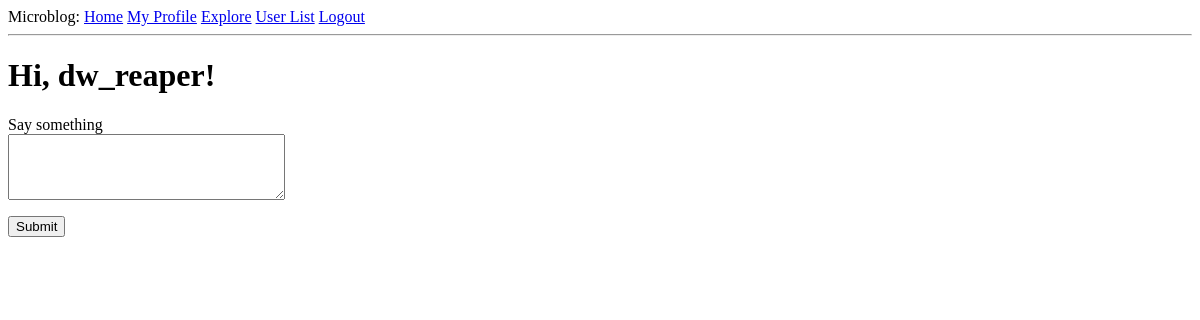
Before: /index (signed in) with the older database file.
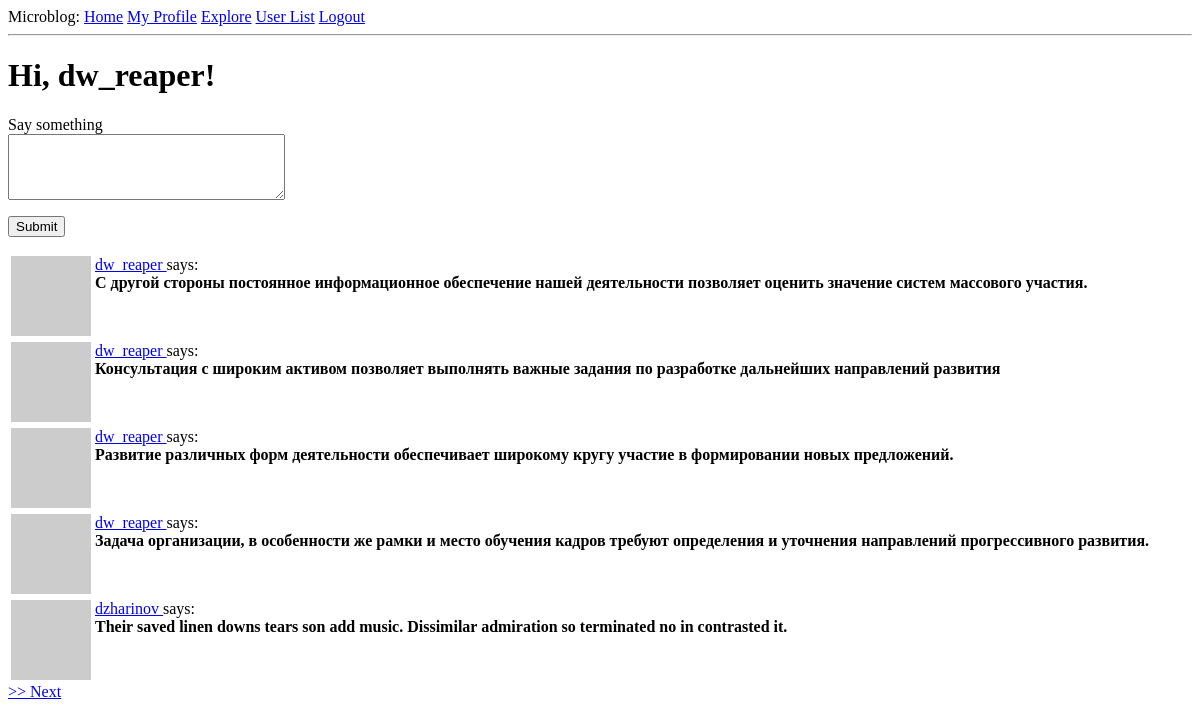
After: the same page with the newer database file.
### app/models.py (models this page shows, shortened)
class User(UserMixin, db.Model):
    id = db.Column(db.Integer, primary_key=True)
    username = db.Column(db.String(64), index=True, unique=True)
    email = db.Column(db.String(120), index=True, unique=True)
    password_hash = db.Column(db.String(128))
    posts = db.relationship('Post', backref='author', lazy='dynamic')
    about_me = db.Column(db.String(140))
    last_seen = db.Column(db.DateTime, default=datetime.utcnow)
    followed = db.relationship(
        'User', secondary=followers,
        primaryjoin=(followers.c.follower_id == id),
        secondaryjoin=(followers.c.followed_id == id),
        backref=db.backref('followers', lazy='dynamic'), lazy='dynamic'
    )
    def avatar(self, size):
        digest = md5(self.email.lower().encode('utf-8')).hexdigest()
        return 'https://www.gravatar.com/avatar/{}?d=identicon&s={}'.format(digest, size)
    def followed_posts(self):
        followed = Post.query.join(
            followers, (followers.c.followed_id == Post.user_id)).filter(
                followers.c.follower_id == self.id)
        own = Post.query.filter_by(user_id=self.id)
        return followed.union(own).order_by(Post.timestamp.desc())

class Post(db.Model):
    id = db.Column(db.Integer, primary_key=True)
    body = db.Column(db.String(140))
    timestamp = db.Column(db.DateTime, index=True, default=datetime.utcnow)
    user_id = db.Column(db.Integer, db.ForeignKey('user.id'))

### app/routes.py (the view)
@flask_app.route('/', methods=['GET', 'POST'])
@flask_app.route('/index', methods=['GET', 'POST'])
@login_required
def index():
    title = 'Home Page'
    form = PostForm()
    if form.validate_on_submit():
        post = Post(body=form.post.data, author=current_user)
        db.session.add(post)
        db.session.commit()
        flash('New post was successfully added!')
        return redirect(url_for('index'))
    page = request.args.get('page', 1, type=int)
    posts = current_user.followed_posts().paginate(page, flask_app.config['POSTS_PER_PAGE'], False)
    next_url = url_for('index', page=posts.next_num) \
        if posts.has_next else None
    prev_url = url_for('index', page=posts.prev_num) \
        if posts.has_prev else None
    return render_template('index.html', title=title, form=form, posts=posts.items, next_url=next_url, prev_url=prev_url)

### app/forms.py
class PostForm(FlaskForm):
    post = TextAreaField('Say something', validators=[DataRequired(), Length(min=1, max=140)])
    submit = SubmitField("Submit")

### app/models.py (called while the page is built)
@login.user_loader
def load_user(id):
    return User.query.get(int(id))

### app/routes.py (called while the page is built)
@flask_app.before_request
def before_request():
    if current_user.is_authenticated:
        current_user.last_seen = datetime.utcnow()
        db.session.commit()

### app/templates/index.html (shortened to what this page needs)
{% extends "base.html" %}
{% block content %}
    <h1>Hi, {{ current_user.username }}!</h1>
    {% if form %}
    <form action="" method="post">
        <p>
            {{ form.post.label }}<br>
            {{ form.post(cols=32, rows=4) }}<br>
        </p>
        <p>{{ form.submit() }}</p>
    </form>
    {% endif %}
    {% for post in posts %}
        {% include '_post.html' %}
    {% endfor %}
    {% if next_url %}<a href="{{ next_url }}">>> Next</a>{% endif %}
{% endblock %}

### app/templates/base.html (shortened to what this page needs)
<html>
    <head>
    </head>
    <body>
            Microblog: <a href="{{ url_for('index') }}">Home</a>
        {% if current_user.is_anonymous %}
            <a href="{{ url_for('login') }}">Login</a>
            <a href="{{ url_for('register') }}">Register</a>
        {% else %}
            <a href="{{ url_for('user', username=current_user.username) }}">My Profile</a>
            <a href="{{ url_for('explore') }}">Explore</a>
            <a href="{{ url_for('user_list') }}">User List</a>
            <a href="{{ url_for('logout') }}">Logout</a>
        {% endif %}
        <hr>
        {% block content %}{% endblock %}
    </body>
</html>

### app/templates/_post.html
<table>
    <tr valign="top">
        <td><img src="{{ post.author.avatar(36) }}"></td>
        <td>
            <a href="{{ url_for('user', username=post.author.username) }}">
                {{ post.author.username }}
            </a> says:<br><b>{{ post.body }}</b>
        </td>
    </tr>
</table>

Changed rows visible on the page:
added Post: author.username "dw_reaper", body "С другой стороны постоянное информационное обеспечение нашей деятельности позволяет оценить значение систем массового участия."
added Post: author.username "dw_reaper", body "Консультация с широким активом позволяет выполнять важные задания по разработке дальнейших направлений развития"
added Post: author.username "dw_reaper", body "Развитие различных форм деятельности обеспечивает широкому кругу участие в формировании новых предложений."
added Post: author.username "dw_reaper", body "Задача организации, в особенности же рамки и место обучения кадров требуют определения и уточнения направлений прогрессивного развития."
added Post: author.username "dzharinov", body "Their saved linen downs tears son add music. Dissimilar admiration so terminated no in contrasted it."
Other visible differences:
text now shown: ">> Next"
